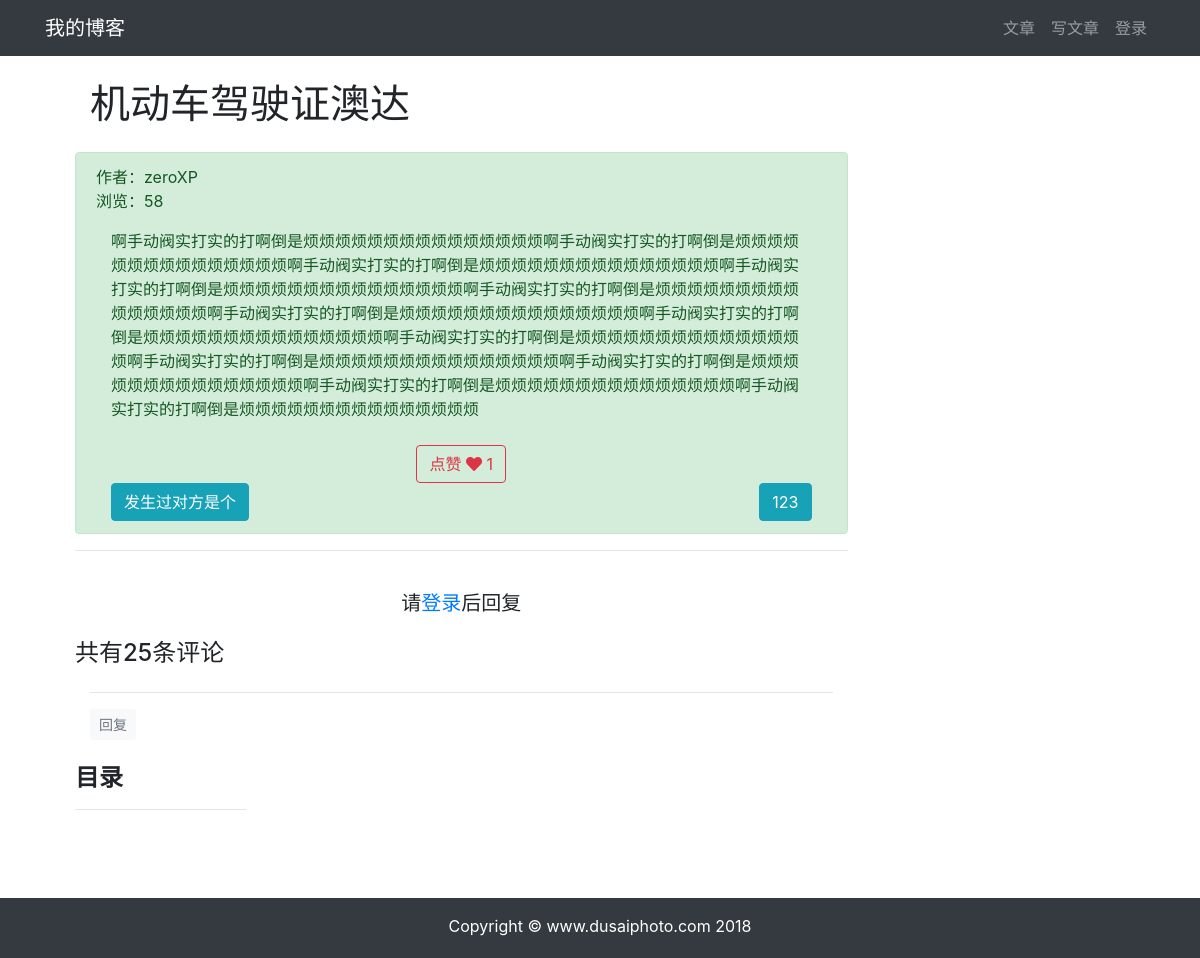
Page /article/article-detail/14/ on the committed database.
### article/models.py (models this page shows, shortened)
class ArticlePost(models.Model):
    author = models.ForeignKey(User, on_delete=models.CASCADE)
    title = models.CharField(max_length=100)
    body = models.TextField()
    created = models.DateTimeField(default=timezone.now)
    updated = models.DateTimeField(auto_now=True)
    total_views = models.PositiveIntegerField(default=0)
    column = models.ForeignKey(
        ArticleColumn,
        null=True,
        blank=True,
        on_delete=models.CASCADE,
        related_name='article'
    )
    tags = TaggableManager(blank=True)
    avatar = models.ImageField(upload_to='article/%Y%m%d/', blank=True)
    likes = models.PositiveIntegerField(default=0)
    class Meta:
        ordering = ('-created',)
    def get_absolute_url(self):
        return reverse('article:article_detail', args=[self.id])
    def save(self, *args, **kwargs):
        article = super(ArticlePost, self).save(*args, **kwargs)
        return article

### article/views.py (the view)
# urls.py: path('article-detail/<int:id>/', views.article_detail, name='article_detail'),
def article_detail(request, id):
    article = ArticlePost.objects.get(id = id)
    pre_article = ArticlePost.objects.filter(id__lt=article.id).order_by('-id')
    next_article = ArticlePost.objects.filter(id__gt=article.id).order_by('id')
    if pre_article.count() > 0:
        pre_article = pre_article[0]
    else:
        pre_article = None
    if next_article.count() > 0:
        next_article = next_article[0]
    else:
        next_article = None
    comment_form = CommentForm()
    comments = Comment.objects.filter(article=id)
    article.total_views += 1
    article.save(update_fields=['total_views'])
    md = markdown.Markdown(extensions = [
        'markdown.extensions.extra',
        'markdown.extensions.codehilite',
        'markdown.extensions.toc'
    ])
    article.body = md.convert(article.body)
    context = {
        'article': article,
        'toc': md.toc,
        'comments': comments,
        'comment_form': comment_form,
        'pre_article': pre_article,
        'next_article': next_article, }
    return render(request, 'article/detail.html', context)

### templates/article/detail.html (shortened to what this page needs)
{% extends "base.html" %}
{% load staticfiles %}
{% block content %}
<div class="container">
    <div class="row">
        <div class="col-9">
            <div class="col-12">
                <h1 class="col-12 mt-4 mb-4">{{ article.title }}</h1>
                <div class="col-12 alert alert-success">
                    <div>作者：{{ article.author }}
                    </div>
                    <div>
                        浏览：{{ article.total_views }}
                    </div>
                    <div class="col-12">
                        <p>{{ article.body|safe }}</p>
                    </div>
                    <div style="text-align:center;" class="mt-4">
                        <button class="btn btn-outline-danger" type="button" onclick="validate_is_like(
                         '{% url 'article:increase_likes' article.id %}',
                         {{ article.id }},
                         {{ article.likes }}
                         )">
                            <span>点赞</span>
                            <span>
                                <i class="fas fa-heart"></i>
                            </span>
                            <span id="likes_number">
                                {{ article.likes }}
                            </span>
                        </button>
                    </div>
                    <div class="row justify-content-end">
                        {% if next_article %}
                        <div class="col-auto mr-auto">
                            <a href="{{ next_article.get_absolute_url }}" class="btn btn-info">
                                {{ next_article.title }}
                            </a>
                        </div>
                        {% endif %}
                        {% if pre_article %}
                        <div class="col-auto">
                            <a href="{{ pre_article.get_absolute_url }}" class="btn btn-info">
                                {{ pre_article.title }}
                            </a>
                        </div>
                        {% endif %}
                    </div>
                </div>
                <hr>
                {% if user.is_authenticated %}
                <div>
                    <form action="{% url 'comment:post_comment' article.id %}" method="POST">
                        {% csrf_token %}
                        <div class="form-group">
                            <label for="body">
                                <strong>
                                    我也要发言：
                                </strong>
                            </label>
                            <div>
                                {{ comment_form.media }}
                                {{ comment_form.body }}
                            </div>
                        </div>
                        <button type="submit" class="btn btn-primary ">发送</button>
                    </form>
                </div>
                <br>
                {% else %}
                <br>
                <h5 class="row justify-content-center">
                    请<a href="{% url 'userprofile:login' %}">登录</a>后回复
                </h5>
                <br>
                {% endif %}
                {% load mptt_tags %}
                <h4>共有{{ comments.count }}条评论</h4>
                <div class="row">
                    {% recursetree comments %}
                    {% with comment=node %}
                    <div class="{% if comment.reply_to %}
                                    offset-1 col-11
                                    {% else %}
                                    col-12
                                    {% endif %}" id="comment_elem_{{ comment.id }}">
                        <hr>
                        <div>
                            {% if user.is_authenticated %}
                            <button type="button" class="btn btn-light btn-sm text-muted"
                                onclick="load_modal({{ article.id }}, {{ comment.id }})">
                                回复
                            </button>
                            {% else %}
                            <a class="btn btn-light btn-sm text-muted" href="{% url 'userprofile:login' %}">
                                回复
                            </a>
                            {% endif %}
                        </div>
                    </div>
                    {% endwith %}
                    {% endrecursetree %}
                </div>
            </div>
            <div class="col-3 mt-4" id="sidebar" class="sidebar">
                <div class="sidebar__inner">
                    <h4><strong>目录</strong></h4>
                    <hr>
                </div>
            </div>
        </div>
    </div>
</div>
{% endblock content %}

### templates/base.html (style rules this page uses)
html, body { height: 100%; margin: 0; width: 100%; }
.row { margin: 0 }

### rows in the picture
ArticlePost: title "机动车驾驶证澳达", author "zeroXP", total_views "58", body "啊手动阀实打实的打啊倒是烦烦烦烦烦烦烦烦烦烦烦烦烦烦烦啊手动阀实打实的打啊倒是烦烦烦烦烦烦烦烦烦烦烦烦烦烦烦啊手动阀实打实的打啊倒是烦烦烦烦烦烦烦烦烦烦烦烦烦烦烦啊手动阀实打实的打啊倒是烦烦烦烦烦烦烦烦烦烦烦烦烦烦烦啊手动阀实打实的打啊倒是烦烦烦烦烦烦烦烦烦烦烦烦烦烦烦啊手动阀实打实的打啊倒是烦烦烦烦烦烦烦烦烦烦烦烦烦烦烦啊手动阀实打实的打啊倒是烦烦烦烦烦烦烦烦烦烦烦烦烦烦烦啊手动阀实打实的打啊倒是烦烦烦烦烦烦烦烦烦烦烦烦烦烦烦啊手动阀实打实的打啊倒是烦烦烦烦烦烦烦烦烦烦烦烦烦烦烦啊手动阀实打实的打啊倒是烦烦烦烦烦烦烦烦烦烦烦烦烦烦烦啊手动阀实打实的打啊倒是烦烦烦烦烦烦烦烦烦烦烦烦烦烦烦啊手动阀实打实的打啊倒是烦烦烦烦烦烦烦烦烦烦烦烦烦烦烦", likes "1"
ArticlePost: title "发生过对方是个"
ArticlePost: title "123"

### other values in the picture
{{ comments.count }} "25"
